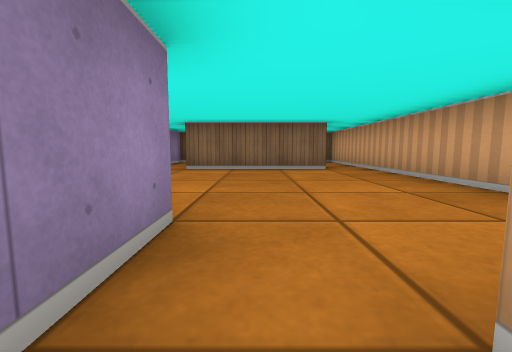
[1] (above)

24 first-person views from a walk through a cub3D level. The camera is about half as high as the walls, tilts 6° down and sees 90° across. The floor is counted in squares. Each view is taken from the middle of a square. On the plan, view 1 faces up. The plan holds only what a view shows up to about 9 squares ahead; the rest is blank.

[2]
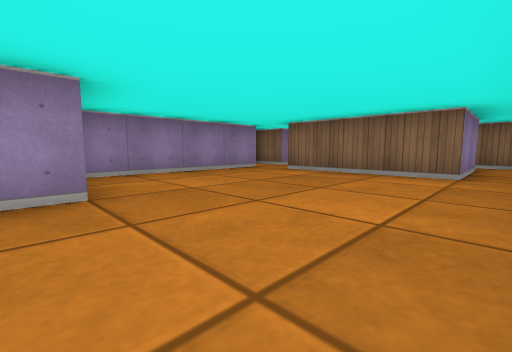

[3]
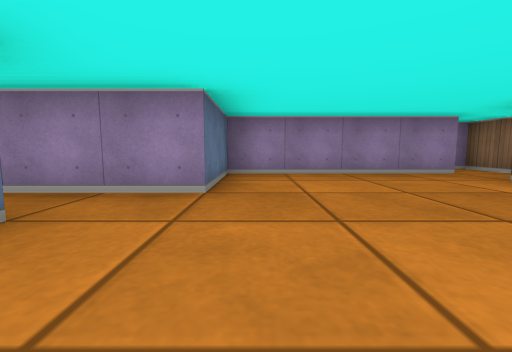

[4]
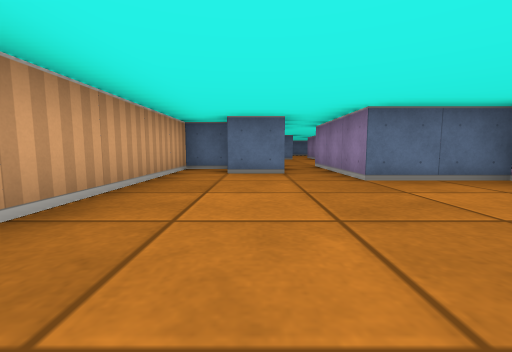

[5]
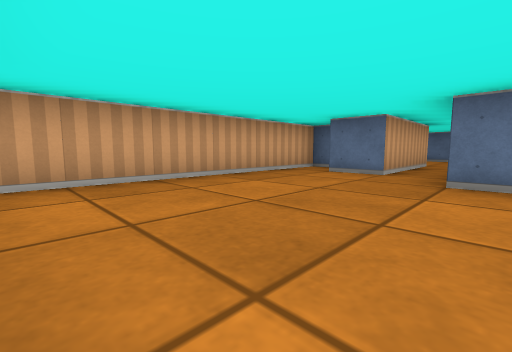

[6]
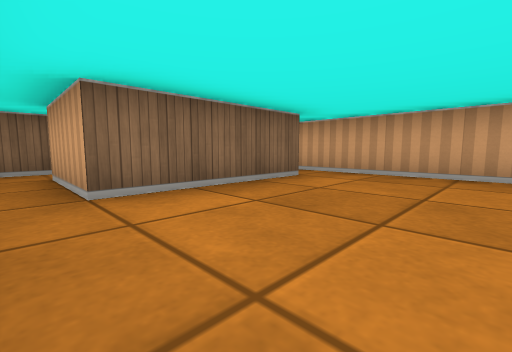

[7]
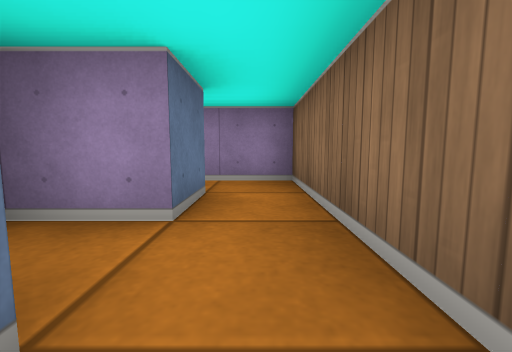

[8]
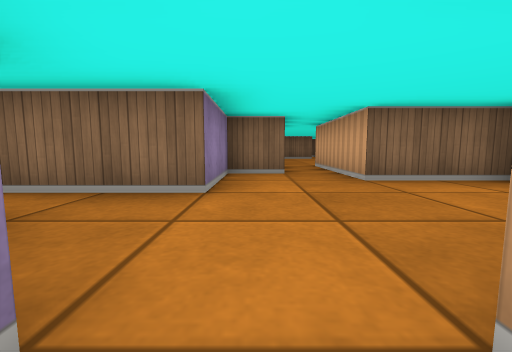

[9]
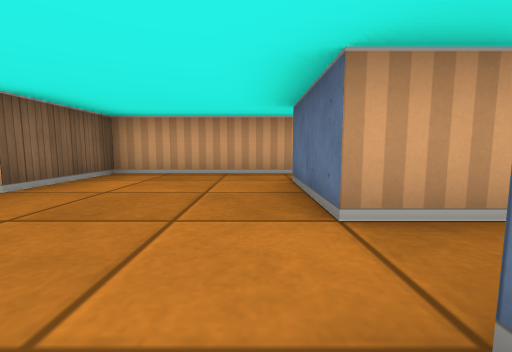

[10]
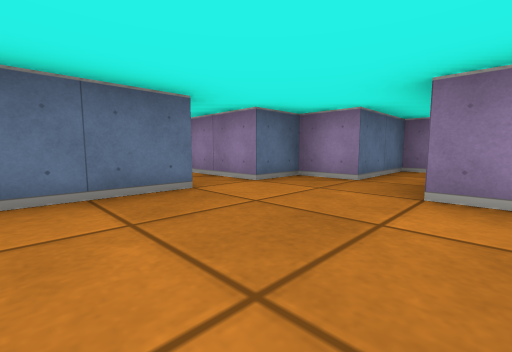

[11]
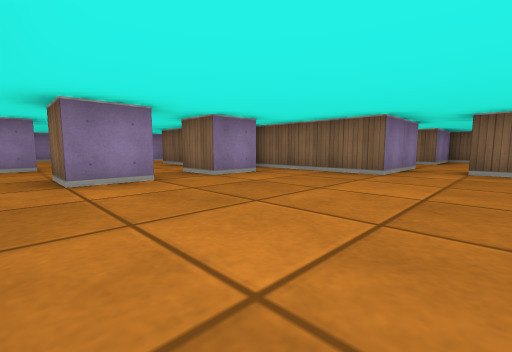

[12]
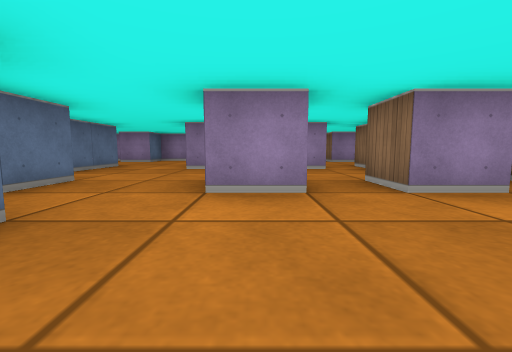

[13]
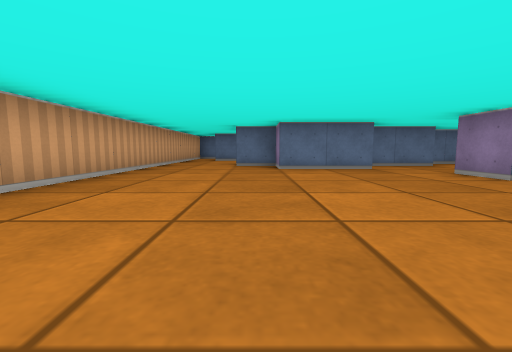

[14]
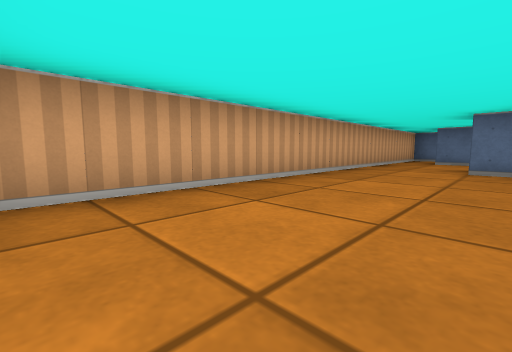

[15]
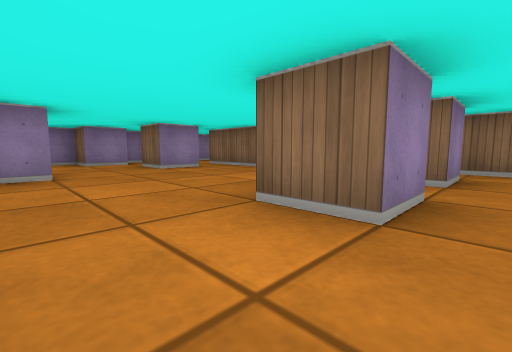

[16]
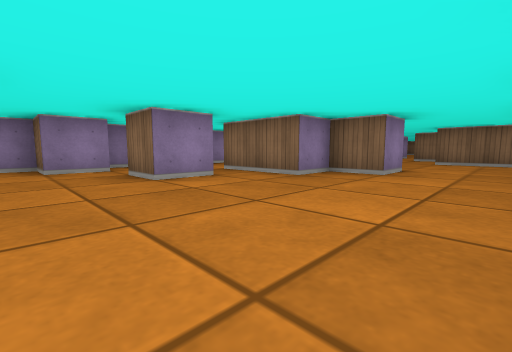

[17]
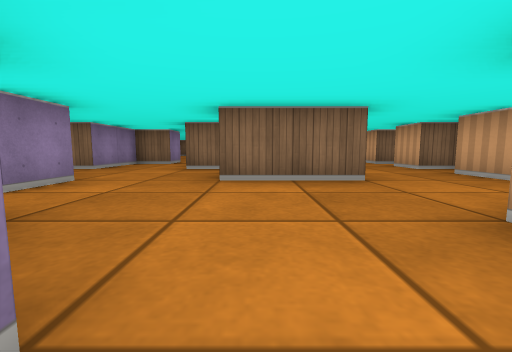

[18]
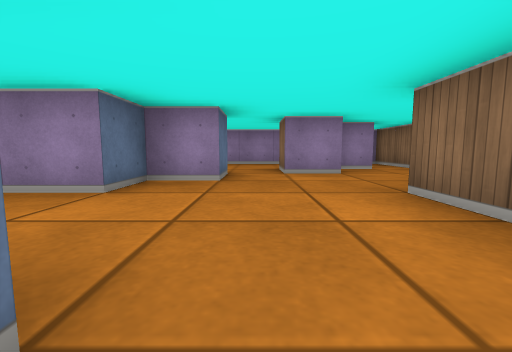

[19]
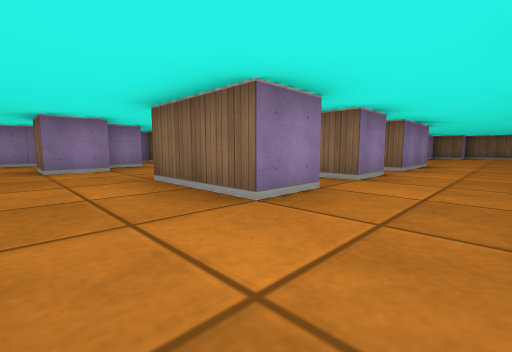

[20]
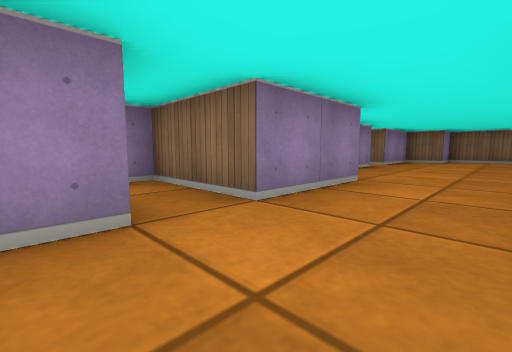

[21]
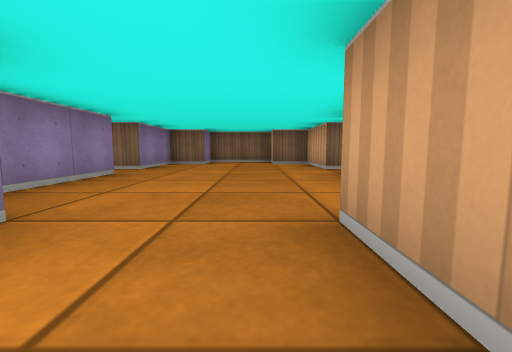

[22]
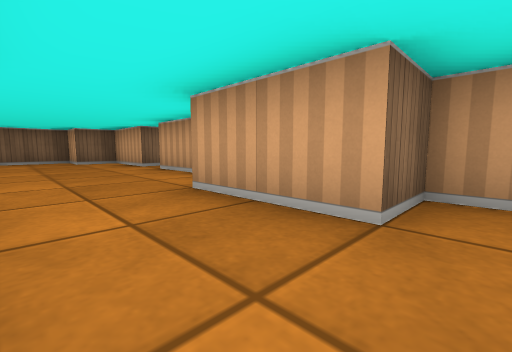

[23]
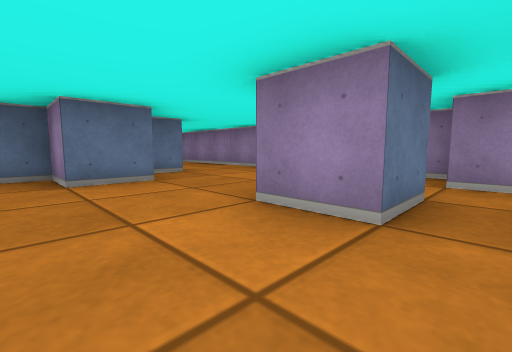

[24]
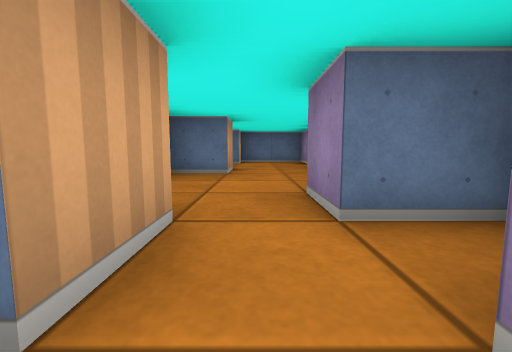

### Floor plan
Key: @ floor where view 1 was taken; # wall or solid block; . floor.
Columns run from 15 left of view 1 to 3 right of it. Each row starts with its distance up from view 1.
  9        ############
  8       ##..###.....#
  7       #....##.#.#.#
  6       #....#..###.#
  5       .....##.....#
  4       #....##.....#
  3       #....##.....#
  2        .... #.....#
  1        #..#####...#
  0   ##.###..## ##@#.#
 -1   #..#.....####.###
 -2 ###..###..## #..###
 -3 #..... ...####....#
 -4 # #...##..#.......#
 -5 #.##......###.....#
 -6 #.........####.##.#
 -7 #.. #...######..  #
 -8 #   ##..###.......#
 -9  ..##.....##......#
-10 ##......#.........#
-11 #..#.......#......#
-12 ##......#.........#
-13 #............##...#
-14 #...#.....######..#
-15 #..###..###     ..#
-16 #..             ..#
-17 #..             #.#
-18 #..#             .#
-19 ####             ##

Where each view was taken, in squares from view 1:
view 1: 0 up, 0 right, facing up
view 2: 1 up, 2 right, facing up-left
view 3: 2 up, 2 right, facing left
view 4: 5 up, 1 right, facing down
view 5: 5 up, 1 left, facing down-right
view 6: 3 up, 2 left, facing up-right
view 7: 8 up, 1 right, facing left
view 8: 6 down, 1 left, facing up
view 9: 5 down, 2 left, facing right
view 10: 3 down, 1 right, facing down-left
view 11: 12 down, 0 right, facing up-left
view 12: 11 down, 1 left, facing left
view 13: 7 down, 0 right, facing down
view 14: 8 down, 0 right, facing down-right
view 15: 14 down, 6 left, facing up-left
view 16: 13 down, 8 left, facing up-left
view 17: 8 down, 9 left, facing up
view 18: 6 down, 7 left, facing left
view 19: 6 down, 6 left, facing up-left
view 20: 2 down, 6 left, facing up-left
view 21: 0 up, 6 left, facing up
view 22: 1 down, 7 left, facing up-right
view 23: 10 down, 10 left, facing down-left
view 24: 10 down, 13 left, facing down
